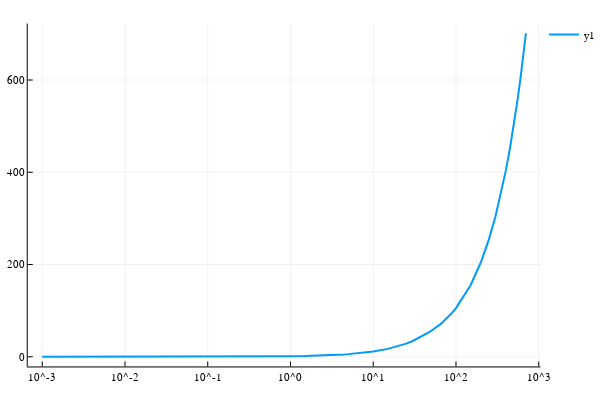

Source (notebook cell):
### Markdown cell above
## W vs ξ

### Code cell
lacindx = 47;##271;
lacSs = [s(0, transp_lac(fbares), fbares.ξ) for fbares in fbaress];
# lacSs = [fbares.s[lacindx] for fbares in fbaress]
plot((ξrange, lacSs), xaxis = :log, lw = 2)

### Figure 1 — Plotly figure (JSON) as saved in the notebook; plotly's stock layout.template omitted (floating-point values rounded to 4 significant figures)
{"data": [{"colorbar": {"title": ""}, "hoverinfo": "text", "legendgroup": "y1", "line": {"color": "rgba(0, 154, 250, 1.000)", "dash": "solid", "shape": "linear", "width": 2}, "mode": "lines", "name": "y1", "showlegend": true, "text": [null, null, null, null, null, null, null, null, null, null, null, null, null, null, null, null, null, null, null, null, null, null, null, null, null, null, null, null, null, null, null, null, null, null, null, null, null, null, null, null, null, null, null, null, null, null, null, null, null, null, null, null, null, null, null, null, null, null, null, null, null, null, null, null, null, null, null, null, null, null, null, null, null, null, null, null, null, null, null, null, null, null, null, null, null, null, null, null, null, null, null, null, null, null, null, null, null, null], "type": "scatter", "x": [0.001, 0.0015, 0.002, 0.0025, 0.003, 0.0035, 0.004, 0.0045, 0.005, 0.0055, 0.006, 0.0065, 0.007, 0.0075, 0.008, 0.0085, 0.009, 0.01, 0.015, 0.02, 0.025, 0.03, 0.035, 0.04, 0.045, 0.05, 0.055, 0.06, 0.065, 0.07, 0.075, 0.08, 0.085, 0.09, 0.1, 0.15, 0.2, 0.25, 0.3, 0.35, 0.4, 0.45, 0.5, 0.55, 0.6, 0.65, 0.7, 0.75, 0.8, 0.85, 0.9, 1, 1.5, 2, 2.5, 3, 3.5, 4, 4.5, 5, 5.5, 6, 6.5, 7, 7.5, 8, 8.5, 9, 10, 15, 20, 25, 30, 35, 40, 45, 50, 55, 60, 65, 70, 75, 80, 85, 90, 100, 150, 200, 250, 300, 350, 400, 450, 500, 550, 600, 650, 700], "xaxis": "x1", "y": [0.00114, 0.00171, 0.00228, 0.00285, 0.00342, 0.00399, 0.004559, 0.005129, 0.005699, 0.006269, 0.006839, 0.007409, 0.007979, 0.008549, 0.009119, 0.009689, 0.01026, 0.0114, 0.0171, 0.0228, 0.0285, 0.0342, 0.0399, 0.04559, 0.05129, 0.05699, 0.06269, 0.06839, 0.07409, 0.07979, 0.08549, 0.09119, 0.09689, 0.1026, 0.114, 0.171, 0.228, 0.285, 0.342, 0.399, 0.4559, 0.5129, 0.5699, 0.6269, 0.6839, 0.7409, 0.7979, 0.8549, 0.9119, 0.9689, 1.026, 1.14, 1.71, 2.28, 2.85, 3.42, 3.99, 4.559, 5.129, 5.699, 6.269, 6.839, 7.409, 7.979, 8.549, 9.119, 9.689, 10.26, 11.4, 17.1, 22.8, 28.5, 34.2, 39.9, 45.6, 50.95, 55.91, 60.88, 65.84, 70.81, 75.77, 80.73, 85.7, 90.66, 95.63, 105.6, 155.2, 204.9, 254.5, 304.2, 353.8, 403.5, 453.1, 502.8, 552.4, 602.1, 651.7, 701.4], "yaxis": "y1"}], "layout": {"annotations": [], "height": 400, "legend": {"bgcolor": "rgba(255, 255, 255, 1.000)", "bordercolor": "rgba(0, 0, 0, 1.000)", "font": {"color": "rgba(0, 0, 0, 1.000)", "family": "sans-serif", "size": 11}, "tracegroupgap": 0, "x": 1, "y": 1}, "margin": {"b": 20, "l": 0, "r": 0, "t": 20}, "paper_bgcolor": "rgba(255, 255, 255, 1.000)", "plot_bgcolor": "rgba(255, 255, 255, 1.000)", "showlegend": true, "width": 600, "xaxis": {"anchor": "y1", "domain": [0.05101, 0.9934], "gridcolor": "rgba(0, 0, 0, 0.100)", "gridwidth": 0.5, "linecolor": "rgba(0, 0, 0, 1.000)", "mirror": false, "range": [-3.175, 3.02], "showgrid": true, "showline": true, "showticklabels": true, "tickangle": 0, "tickcolor": "rgb(0, 0, 0)", "tickfont": {"color": "rgba(0, 0, 0, 1.000)", "family": "sans-serif", "size": 11}, "tickmode": "array", "ticks": "inside", "ticktext": ["10^-3", "10^-2", "10^-1", "10^0", "10^1", "10^2", "10^3"], "tickvals": [0.001, 0.01, 0.1, 1, 10, 100, 1000], "title": "", "titlefont": {"color": "rgba(0, 0, 0, 1.000)", "family": "sans-serif", "size": 15}, "type": "log", "visible": true, "zeroline": false, "zerolinecolor": "rgba(0, 0, 0, 1.000)"}, "yaxis": {"anchor": "x1", "domain": [0.03762, 0.9902], "gridcolor": "rgba(0, 0, 0, 0.100)", "gridwidth": 0.5, "linecolor": "rgba(0, 0, 0, 1.000)", "mirror": false, "range": [-21.04, 722.4], "showgrid": true, "showline": true, "showticklabels": true, "tickangle": 0, "tickcolor": "rgb(0, 0, 0)", "tickfont": {"color": "rgba(0, 0, 0, 1.000)", "family": "sans-serif", "size": 11}, "tickmode": "array", "ticks": "inside", "ticktext": ["0", "200", "400", "600"], "tickvals": [0, 200, 400, 600], "title": "", "titlefont": {"color": "rgba(0, 0, 0, 1.000)", "family": "sans-serif", "size": 15}, "type": "-", "visible": true, "zeroline": false, "zerolinecolor": "rgba(0, 0, 0, 1.000)"}}}
